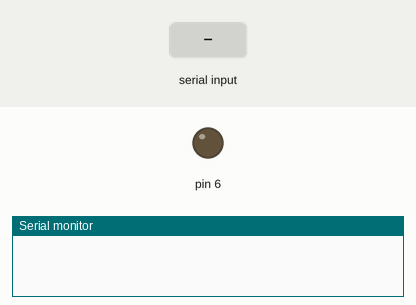
A sketch run on a simulated Arduino Uno, built with avr-gcc and run on an emulated ATmega328P. Shown: output pins drawn as LEDs (lit = HIGH), the last lines printed to the serial monitor. The inputs (shaded band) are chosen by the test bench.

Above: at 1.2 s.
1.3 s: "W" received over the second serial link
At 2.3 s:
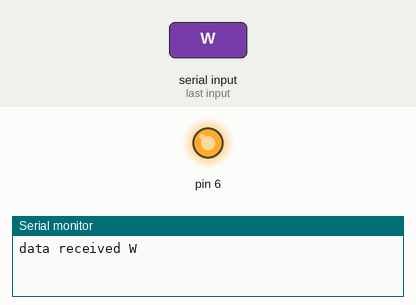
2.8 s: "w" received over the second serial link
At 3.5 s:
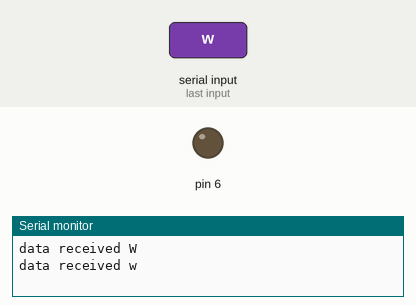
Timing chart, 0 to 5.8 s (numbered marks = the images above; inputs shaded):
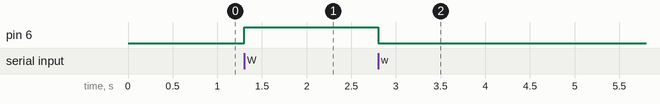

The sketch:

BluetoothModuleElaborate.ino
```cpp
#include <SoftwareSerial.h> // remove the inverted commas after you copy the code to the IDE
SoftwareSerial BT(8, 9);
// creates a "virtual" serial port/UART
// connect BT module TX to D10
// connect BT module RX to D11
// connect BT Vcc to 5V, GND to GND
void setup()
{
  // set digital pin to control as an output
  pinMode(6, OUTPUT);
  // set the data rate for the SoftwareSerial port
  BT.begin(9600);
  // Send test message to other device
  BT.println("Hello from Arduino");
  Serial.begin(9600);
  while (!Serial) {
    ; // wait for serial port to connect. Needed for native USB port only
  }
}
char a; // stores incoming character from other device
void loop()
{
  if (BT.available())
  // if text arrived in from BT serial...
  {
    a=(BT.read());
    if (a=='W')
    {
      digitalWrite(6, HIGH);
      BT.println("LED on");
      Serial.println("data received W");
    }
    if (a=='w')
    {
      digitalWrite(6, LOW);
      BT.println("LED off");
      Serial.println("data received w");
    }

  }
}
```

Measured:
- after the input at 1.3 s, pin 6: LOW → HIGH at once
- after the input at 2.8 s, pin 6: HIGH → LOW at once
